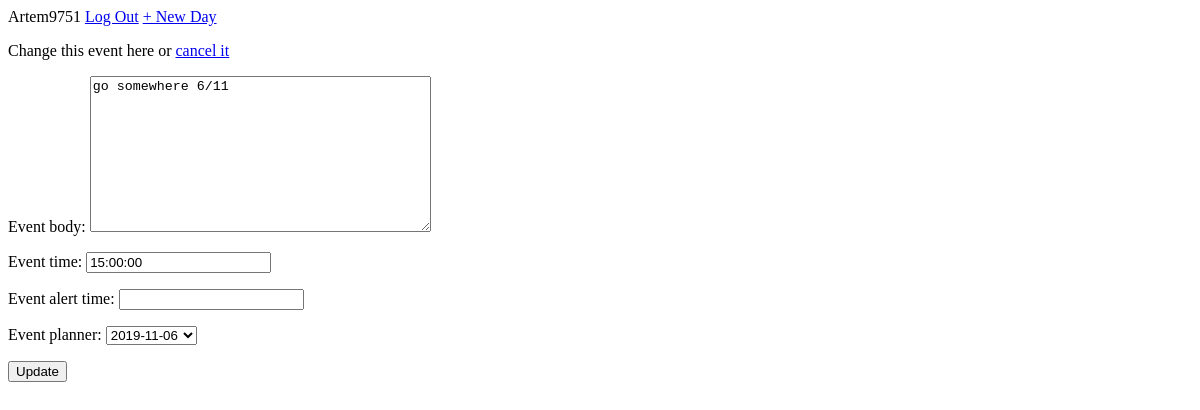
Page /planners/events/1/edit/ (signed in) on the earlier database version.
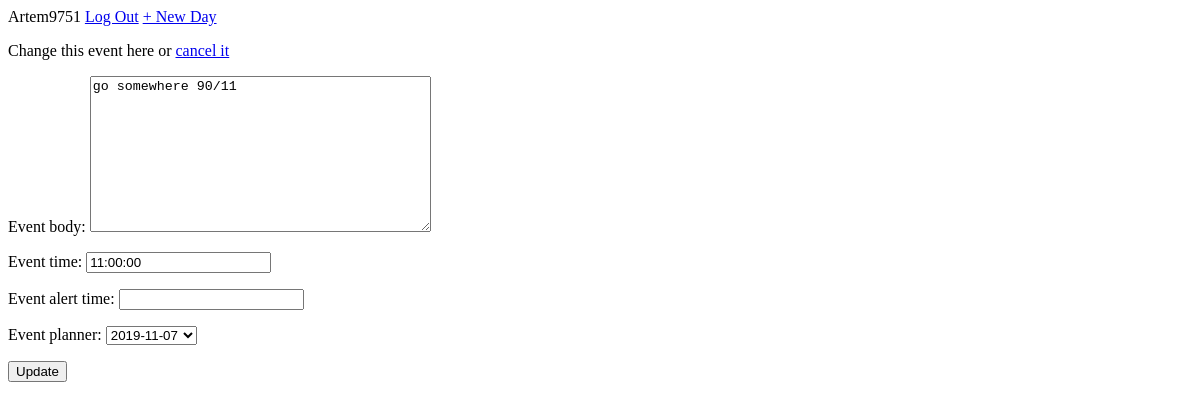
Same page on the later database version.
### planners/models.py (models this page shows, shortened)
class Event(models.Model):
    event_planner = models.ForeignKey(Planner, on_delete=models.CASCADE)
    event_body = models.TextField()
    event_time = models.TimeField()
    event_alert_time = models.DateTimeField(null=True, blank=True)

### planners/views.py (the view)
# urls.py: path('events/<int:pk>/edit/', EventsUpdateView.as_view(), name='events_edit'),
class EventsUpdateView(LoginRequiredMixin, UpdateView):
    model = Event
    fields = ('event_body', 'event_time', 'event_alert_time', 'event_planner',)
    template_name = 'events_edit.html'
    success_url = reverse_lazy('planners_list')
    login_url = 'login'

### planners/models.py (called while the page is built)
    def __str__(self):
        return str(self.date)

### templates/events_edit.html
{% extends 'base.html' %}
{% block content %}
<p><p>Change this event here or <a href="{% url 'events_delete' object.pk %}">cancel it</a></p></p>
<form action="" method="post">{% csrf_token %}
{{ form.as_p }}
<button class="btn btn-info ml-2" type="submit">Update</button>
</form>
{% endblock content %}

Differences in the rows shown:
changed Event: event_body "go somewhere 6/11" → "go somewhere 90/11"; event_time "15:00:00" → "11:00:00"; event_planner "2019-11-06" → "2019-11-07"
